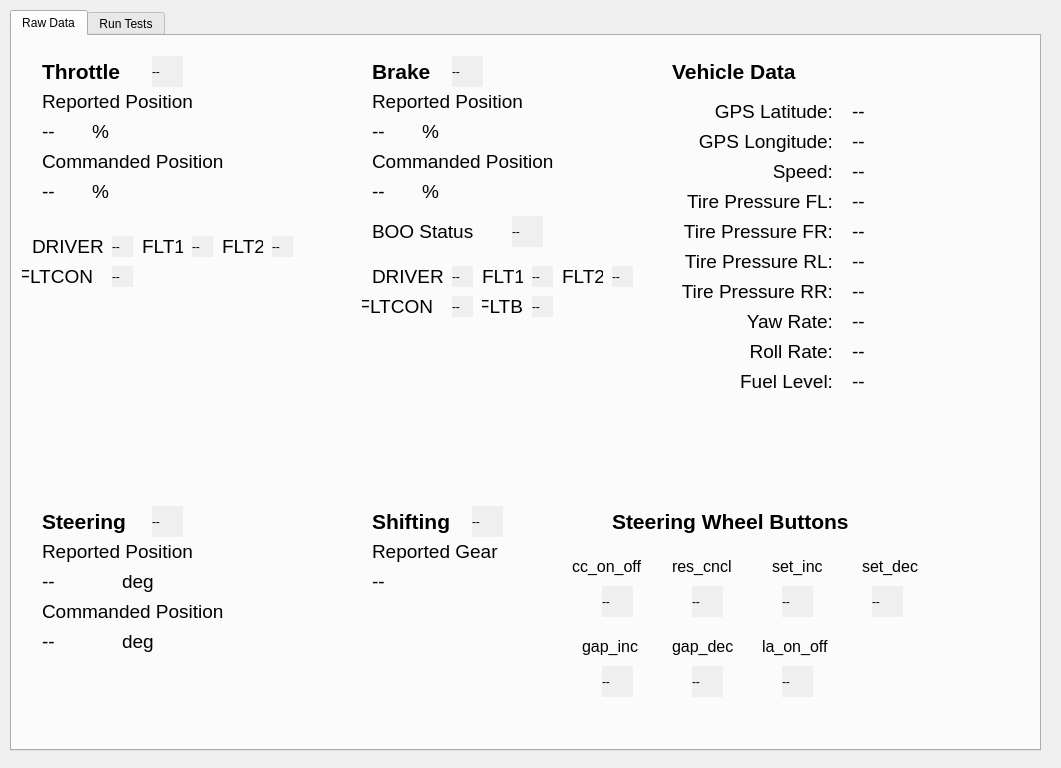
<?xml version="1.0" encoding="UTF-8"?>
<ui version="4.0">
 <class>Form</class>
 <widget class="QWidget" name="Form">
  <property name="geometry">
   <rect>
    <x>0</x>
    <y>0</y>
    <width>1061</width>
    <height>768</height>
   </rect>
  </property>
  <property name="windowTitle">
   <string>Dataspeed MKZ Validation Tool</string>
  </property>
  <widget class="QTabWidget" name="tabWidget">
   <property name="geometry">
    <rect>
     <x>10</x>
     <y>10</y>
     <width>1031</width>
     <height>741</height>
    </rect>
   </property>
   <property name="tabShape">
    <enum>QTabWidget::Rounded</enum>
   </property>
   <property name="currentIndex">
    <number>0</number>
   </property>
   <widget class="QWidget" name="tab_raw_data">
    <attribute name="title">
     <string>Raw Data</string>
    </attribute>
    <widget class="QLabel" name="label">
     <property name="geometry">
      <rect>
       <x>30</x>
       <y>20</y>
       <width>91</width>
       <height>31</height>
      </rect>
     </property>
     <property name="font">
      <font>
       <pointsize>16</pointsize>
       <weight>75</weight>
       <bold>true</bold>
      </font>
     </property>
     <property name="text">
      <string>Throttle</string>
     </property>
    </widget>
    <widget class="QLabel" name="label_2">
     <property name="geometry">
      <rect>
       <x>360</x>
       <y>20</y>
       <width>91</width>
       <height>31</height>
      </rect>
     </property>
     <property name="font">
      <font>
       <pointsize>16</pointsize>
       <weight>75</weight>
       <bold>true</bold>
      </font>
     </property>
     <property name="text">
      <string>Brake</string>
     </property>
    </widget>
    <widget class="QLabel" name="label_3">
     <property name="geometry">
      <rect>
       <x>30</x>
       <y>470</y>
       <width>91</width>
       <height>31</height>
      </rect>
     </property>
     <property name="font">
      <font>
       <pointsize>16</pointsize>
       <weight>75</weight>
       <bold>true</bold>
      </font>
     </property>
     <property name="text">
      <string>Steering</string>
     </property>
    </widget>
    <widget class="QLabel" name="label_4">
     <property name="geometry">
      <rect>
       <x>360</x>
       <y>470</y>
       <width>91</width>
       <height>31</height>
      </rect>
     </property>
     <property name="font">
      <font>
       <pointsize>16</pointsize>
       <weight>75</weight>
       <bold>true</bold>
      </font>
     </property>
     <property name="text">
      <string>Shifting</string>
     </property>
    </widget>
    <widget class="QLabel" name="label_6">
     <property name="geometry">
      <rect>
       <x>660</x>
       <y>20</y>
       <width>141</width>
       <height>31</height>
      </rect>
     </property>
     <property name="font">
      <font>
       <pointsize>16</pointsize>
       <weight>75</weight>
       <bold>true</bold>
      </font>
     </property>
     <property name="text">
      <string>Vehicle Data</string>
     </property>
    </widget>
    <widget class="QLabel" name="throttle_report_lbl">
     <property name="geometry">
      <rect>
       <x>30</x>
       <y>80</y>
       <width>51</width>
       <height>31</height>
      </rect>
     </property>
     <property name="font">
      <font>
       <pointsize>14</pointsize>
      </font>
     </property>
     <property name="text">
      <string>--</string>
     </property>
    </widget>
    <widget class="QLabel" name="label_8">
     <property name="geometry">
      <rect>
       <x>80</x>
       <y>80</y>
       <width>21</width>
       <height>31</height>
      </rect>
     </property>
     <property name="font">
      <font>
       <pointsize>14</pointsize>
      </font>
     </property>
     <property name="text">
      <string>%</string>
     </property>
    </widget>
    <widget class="QLabel" name="label_7">
     <property name="geometry">
      <rect>
       <x>30</x>
       <y>50</y>
       <width>161</width>
       <height>31</height>
      </rect>
     </property>
     <property name="font">
      <font>
       <pointsize>14</pointsize>
      </font>
     </property>
     <property name="text">
      <string>Reported Position</string>
     </property>
    </widget>
    <widget class="QLabel" name="label_9">
     <property name="geometry">
      <rect>
       <x>80</x>
       <y>140</y>
       <width>21</width>
       <height>31</height>
      </rect>
     </property>
     <property name="font">
      <font>
       <pointsize>14</pointsize>
      </font>
     </property>
     <property name="text">
      <string>%</string>
     </property>
    </widget>
    <widget class="QLabel" name="label_10">
     <property name="geometry">
      <rect>
       <x>30</x>
       <y>110</y>
       <width>191</width>
       <height>31</height>
      </rect>
     </property>
     <property name="font">
      <font>
       <pointsize>14</pointsize>
      </font>
     </property>
     <property name="text">
      <string>Commanded Position</string>
     </property>
    </widget>
    <widget class="QLabel" name="throttle_cmd_lbl">
     <property name="geometry">
      <rect>
       <x>30</x>
       <y>140</y>
       <width>51</width>
       <height>31</height>
      </rect>
     </property>
     <property name="font">
      <font>
       <pointsize>14</pointsize>
      </font>
     </property>
     <property name="text">
      <string>--</string>
     </property>
    </widget>
    <widget class="QLabel" name="label_11">
     <property name="geometry">
      <rect>
       <x>360</x>
       <y>110</y>
       <width>191</width>
       <height>31</height>
      </rect>
     </property>
     <property name="font">
      <font>
       <pointsize>14</pointsize>
      </font>
     </property>
     <property name="text">
      <string>Commanded Position</string>
     </property>
    </widget>
    <widget class="QLabel" name="label_12">
     <property name="geometry">
      <rect>
       <x>410</x>
       <y>80</y>
       <width>21</width>
       <height>31</height>
      </rect>
     </property>
     <property name="font">
      <font>
       <pointsize>14</pointsize>
      </font>
     </property>
     <property name="text">
      <string>%</string>
     </property>
    </widget>
    <widget class="QLabel" name="brake_cmd_lbl">
     <property name="geometry">
      <rect>
       <x>360</x>
       <y>140</y>
       <width>51</width>
       <height>31</height>
      </rect>
     </property>
     <property name="font">
      <font>
       <pointsize>14</pointsize>
      </font>
     </property>
     <property name="text">
      <string>--</string>
     </property>
    </widget>
    <widget class="QLabel" name="label_13">
     <property name="geometry">
      <rect>
       <x>410</x>
       <y>140</y>
       <width>21</width>
       <height>31</height>
      </rect>
     </property>
     <property name="font">
      <font>
       <pointsize>14</pointsize>
      </font>
     </property>
     <property name="text">
      <string>%</string>
     </property>
    </widget>
    <widget class="QLabel" name="label_14">
     <property name="geometry">
      <rect>
       <x>360</x>
       <y>50</y>
       <width>161</width>
       <height>31</height>
      </rect>
     </property>
     <property name="font">
      <font>
       <pointsize>14</pointsize>
      </font>
     </property>
     <property name="text">
      <string>Reported Position</string>
     </property>
    </widget>
    <widget class="QLabel" name="brake_report_lbl">
     <property name="geometry">
      <rect>
       <x>360</x>
       <y>80</y>
       <width>51</width>
       <height>31</height>
      </rect>
     </property>
     <property name="font">
      <font>
       <pointsize>14</pointsize>
      </font>
     </property>
     <property name="text">
      <string>--</string>
     </property>
    </widget>
    <widget class="QLabel" name="boo_led">
     <property name="geometry">
      <rect>
       <x>500</x>
       <y>180</y>
       <width>31</width>
       <height>31</height>
      </rect>
     </property>
     <property name="autoFillBackground">
      <bool>true</bool>
     </property>
     <property name="text">
      <string>--</string>
     </property>
     <property name="textFormat">
      <enum>Qt::PlainText</enum>
     </property>
    </widget>
    <widget class="QLabel" name="label_15">
     <property name="geometry">
      <rect>
       <x>360</x>
       <y>180</y>
       <width>101</width>
       <height>31</height>
      </rect>
     </property>
     <property name="font">
      <font>
       <pointsize>14</pointsize>
      </font>
     </property>
     <property name="text">
      <string>BOO Status</string>
     </property>
    </widget>
    <widget class="QLabel" name="label_16">
     <property name="geometry">
      <rect>
       <x>30</x>
       <y>560</y>
       <width>191</width>
       <height>31</height>
      </rect>
     </property>
     <property name="font">
      <font>
       <pointsize>14</pointsize>
      </font>
     </property>
     <property name="text">
      <string>Commanded Position</string>
     </property>
    </widget>
    <widget class="QLabel" name="steering_cmd_lbl">
     <property name="geometry">
      <rect>
       <x>30</x>
       <y>590</y>
       <width>61</width>
       <height>31</height>
      </rect>
     </property>
     <property name="font">
      <font>
       <pointsize>14</pointsize>
      </font>
     </property>
     <property name="text">
      <string>--</string>
     </property>
    </widget>
    <widget class="QLabel" name="label_17">
     <property name="geometry">
      <rect>
       <x>110</x>
       <y>530</y>
       <width>41</width>
       <height>31</height>
      </rect>
     </property>
     <property name="font">
      <font>
       <pointsize>14</pointsize>
      </font>
     </property>
     <property name="text">
      <string>deg</string>
     </property>
    </widget>
    <widget class="QLabel" name="label_18">
     <property name="geometry">
      <rect>
       <x>110</x>
       <y>590</y>
       <width>41</width>
       <height>31</height>
      </rect>
     </property>
     <property name="font">
      <font>
       <pointsize>14</pointsize>
      </font>
     </property>
     <property name="text">
      <string>deg</string>
     </property>
    </widget>
    <widget class="QLabel" name="label_19">
     <property name="geometry">
      <rect>
       <x>30</x>
       <y>500</y>
       <width>161</width>
       <height>31</height>
      </rect>
     </property>
     <property name="font">
      <font>
       <pointsize>14</pointsize>
      </font>
     </property>
     <property name="text">
      <string>Reported Position</string>
     </property>
    </widget>
    <widget class="QLabel" name="steering_report_lbl">
     <property name="geometry">
      <rect>
       <x>30</x>
       <y>530</y>
       <width>61</width>
       <height>31</height>
      </rect>
     </property>
     <property name="font">
      <font>
       <pointsize>14</pointsize>
      </font>
     </property>
     <property name="text">
      <string>--</string>
     </property>
    </widget>
    <widget class="QLabel" name="gear_report_lbl">
     <property name="geometry">
      <rect>
       <x>360</x>
       <y>530</y>
       <width>121</width>
       <height>31</height>
      </rect>
     </property>
     <property name="font">
      <font>
       <pointsize>14</pointsize>
      </font>
     </property>
     <property name="text">
      <string>--</string>
     </property>
    </widget>
    <widget class="QLabel" name="label_20">
     <property name="geometry">
      <rect>
       <x>360</x>
       <y>500</y>
       <width>161</width>
       <height>31</height>
      </rect>
     </property>
     <property name="font">
      <font>
       <pointsize>14</pointsize>
      </font>
     </property>
     <property name="text">
      <string>Reported Gear</string>
     </property>
    </widget>
    <widget class="QLabel" name="brake_led">
     <property name="geometry">
      <rect>
       <x>440</x>
       <y>20</y>
       <width>31</width>
       <height>31</height>
      </rect>
     </property>
     <property name="autoFillBackground">
      <bool>true</bool>
     </property>
     <property name="text">
      <string>--</string>
     </property>
     <property name="textFormat">
      <enum>Qt::PlainText</enum>
     </property>
    </widget>
    <widget class="QLabel" name="throttle_led">
     <property name="geometry">
      <rect>
       <x>140</x>
       <y>20</y>
       <width>31</width>
       <height>31</height>
      </rect>
     </property>
     <property name="autoFillBackground">
      <bool>true</bool>
     </property>
     <property name="text">
      <string>--</string>
     </property>
     <property name="textFormat">
      <enum>Qt::PlainText</enum>
     </property>
    </widget>
    <widget class="QLabel" name="steering_led">
     <property name="geometry">
      <rect>
       <x>140</x>
       <y>470</y>
       <width>31</width>
       <height>31</height>
      </rect>
     </property>
     <property name="autoFillBackground">
      <bool>true</bool>
     </property>
     <property name="text">
      <string>--</string>
     </property>
     <property name="textFormat">
      <enum>Qt::PlainText</enum>
     </property>
    </widget>
    <widget class="QLabel" name="gear_led">
     <property name="geometry">
      <rect>
       <x>460</x>
       <y>470</y>
       <width>31</width>
       <height>31</height>
      </rect>
     </property>
     <property name="autoFillBackground">
      <bool>true</bool>
     </property>
     <property name="text">
      <string>--</string>
     </property>
     <property name="textFormat">
      <enum>Qt::PlainText</enum>
     </property>
    </widget>
    <widget class="QLabel" name="label_21">
     <property name="geometry">
      <rect>
       <x>360</x>
       <y>220</y>
       <width>71</width>
       <height>41</height>
      </rect>
     </property>
     <property name="font">
      <font>
       <pointsize>14</pointsize>
      </font>
     </property>
     <property name="text">
      <string>DRIVER</string>
     </property>
    </widget>
    <widget class="QLabel" name="label_22">
     <property name="geometry">
      <rect>
       <x>470</x>
       <y>220</y>
       <width>41</width>
       <height>41</height>
      </rect>
     </property>
     <property name="font">
      <font>
       <pointsize>14</pointsize>
      </font>
     </property>
     <property name="text">
      <string>FLT1</string>
     </property>
    </widget>
    <widget class="QLabel" name="label_23">
     <property name="geometry">
      <rect>
       <x>550</x>
       <y>220</y>
       <width>41</width>
       <height>41</height>
      </rect>
     </property>
     <property name="font">
      <font>
       <pointsize>14</pointsize>
      </font>
     </property>
     <property name="text">
      <string>FLT2</string>
     </property>
    </widget>
    <widget class="QLabel" name="label_24">
     <property name="geometry">
      <rect>
       <x>350</x>
       <y>250</y>
       <width>71</width>
       <height>41</height>
      </rect>
     </property>
     <property name="font">
      <font>
       <pointsize>14</pointsize>
      </font>
     </property>
     <property name="text">
      <string>FLTCON</string>
     </property>
     <property name="alignment">
      <set>Qt::AlignRight|Qt::AlignTrailing|Qt::AlignVCenter</set>
     </property>
    </widget>
    <widget class="QLabel" name="brake_driver_led">
     <property name="geometry">
      <rect>
       <x>440</x>
       <y>230</y>
       <width>21</width>
       <height>21</height>
      </rect>
     </property>
     <property name="autoFillBackground">
      <bool>true</bool>
     </property>
     <property name="text">
      <string>--</string>
     </property>
     <property name="textFormat">
      <enum>Qt::PlainText</enum>
     </property>
    </widget>
    <widget class="QLabel" name="brake_flt1_led">
     <property name="geometry">
      <rect>
       <x>520</x>
       <y>230</y>
       <width>21</width>
       <height>21</height>
      </rect>
     </property>
     <property name="autoFillBackground">
      <bool>true</bool>
     </property>
     <property name="text">
      <string>--</string>
     </property>
     <property name="textFormat">
      <enum>Qt::PlainText</enum>
     </property>
    </widget>
    <widget class="QLabel" name="brake_flt2_led">
     <property name="geometry">
      <rect>
       <x>600</x>
       <y>230</y>
       <width>21</width>
       <height>21</height>
      </rect>
     </property>
     <property name="autoFillBackground">
      <bool>true</bool>
     </property>
     <property name="text">
      <string>--</string>
     </property>
     <property name="textFormat">
      <enum>Qt::PlainText</enum>
     </property>
    </widget>
    <widget class="QLabel" name="brake_fltcon_led">
     <property name="geometry">
      <rect>
       <x>440</x>
       <y>260</y>
       <width>21</width>
       <height>21</height>
      </rect>
     </property>
     <property name="autoFillBackground">
      <bool>true</bool>
     </property>
     <property name="text">
      <string>--</string>
     </property>
     <property name="textFormat">
      <enum>Qt::PlainText</enum>
     </property>
    </widget>
    <widget class="QLabel" name="label_25">
     <property name="geometry">
      <rect>
       <x>470</x>
       <y>250</y>
       <width>41</width>
       <height>41</height>
      </rect>
     </property>
     <property name="font">
      <font>
       <pointsize>14</pointsize>
      </font>
     </property>
     <property name="text">
      <string>FLTB</string>
     </property>
     <property name="alignment">
      <set>Qt::AlignRight|Qt::AlignTrailing|Qt::AlignVCenter</set>
     </property>
    </widget>
    <widget class="QLabel" name="brake_fltb_led">
     <property name="geometry">
      <rect>
       <x>520</x>
       <y>260</y>
       <width>21</width>
       <height>21</height>
      </rect>
     </property>
     <property name="autoFillBackground">
      <bool>true</bool>
     </property>
     <property name="text">
      <string>--</string>
     </property>
     <property name="textFormat">
      <enum>Qt::PlainText</enum>
     </property>
    </widget>
    <widget class="QLabel" name="label_26">
     <property name="geometry">
      <rect>
       <x>130</x>
       <y>190</y>
       <width>41</width>
       <height>41</height>
      </rect>
     </property>
     <property name="font">
      <font>
       <pointsize>14</pointsize>
      </font>
     </property>
     <property name="text">
      <string>FLT1</string>
     </property>
    </widget>
    <widget class="QLabel" name="throttle_flt2_led">
     <property name="geometry">
      <rect>
       <x>260</x>
       <y>200</y>
       <width>21</width>
       <height>21</height>
      </rect>
     </property>
     <property name="autoFillBackground">
      <bool>true</bool>
     </property>
     <property name="text">
      <string>--</string>
     </property>
     <property name="textFormat">
      <enum>Qt::PlainText</enum>
     </property>
    </widget>
    <widget class="QLabel" name="label_27">
     <property name="geometry">
      <rect>
       <x>20</x>
       <y>190</y>
       <width>71</width>
       <height>41</height>
      </rect>
     </property>
     <property name="font">
      <font>
       <pointsize>14</pointsize>
      </font>
     </property>
     <property name="text">
      <string>DRIVER</string>
     </property>
    </widget>
    <widget class="QLabel" name="throttle_fltcon_led">
     <property name="geometry">
      <rect>
       <x>100</x>
       <y>230</y>
       <width>21</width>
       <height>21</height>
      </rect>
     </property>
     <property name="autoFillBackground">
      <bool>true</bool>
     </property>
     <property name="text">
      <string>--</string>
     </property>
     <property name="textFormat">
      <enum>Qt::PlainText</enum>
     </property>
    </widget>
    <widget class="QLabel" name="throttle_driver_led">
     <property name="geometry">
      <rect>
       <x>100</x>
       <y>200</y>
       <width>21</width>
       <height>21</height>
      </rect>
     </property>
     <property name="autoFillBackground">
      <bool>true</bool>
     </property>
     <property name="text">
      <string>--</string>
     </property>
     <property name="textFormat">
      <enum>Qt::PlainText</enum>
     </property>
    </widget>
    <widget class="QLabel" name="throttle_flt1_led">
     <property name="geometry">
      <rect>
       <x>180</x>
       <y>200</y>
       <width>21</width>
       <height>21</height>
      </rect>
     </property>
     <property name="autoFillBackground">
      <bool>true</bool>
     </property>
     <property name="text">
      <string>--</string>
     </property>
     <property name="textFormat">
      <enum>Qt::PlainText</enum>
     </property>
    </widget>
    <widget class="QLabel" name="label_29">
     <property name="geometry">
      <rect>
       <x>210</x>
       <y>190</y>
       <width>41</width>
       <height>41</height>
      </rect>
     </property>
     <property name="font">
      <font>
       <pointsize>14</pointsize>
      </font>
     </property>
     <property name="text">
      <string>FLT2</string>
     </property>
    </widget>
    <widget class="QLabel" name="label_30">
     <property name="geometry">
      <rect>
       <x>10</x>
       <y>220</y>
       <width>71</width>
       <height>41</height>
      </rect>
     </property>
     <property name="font">
      <font>
       <pointsize>14</pointsize>
      </font>
     </property>
     <property name="text">
      <string>FLTCON</string>
     </property>
     <property name="alignment">
      <set>Qt::AlignRight|Qt::AlignTrailing|Qt::AlignVCenter</set>
     </property>
    </widget>
    <widget class="QLabel" name="label_28">
     <property name="geometry">
      <rect>
       <x>660</x>
       <y>60</y>
       <width>161</width>
       <height>31</height>
      </rect>
     </property>
     <property name="font">
      <font>
       <pointsize>14</pointsize>
      </font>
     </property>
     <property name="text">
      <string>GPS Latitude:</string>
     </property>
     <property name="alignment">
      <set>Qt::AlignRight|Qt::AlignTrailing|Qt::AlignVCenter</set>
     </property>
    </widget>
    <widget class="QLabel" name="label_31">
     <property name="geometry">
      <rect>
       <x>660</x>
       <y>90</y>
       <width>161</width>
       <height>31</height>
      </rect>
     </property>
     <property name="font">
      <font>
       <pointsize>14</pointsize>
      </font>
     </property>
     <property name="text">
      <string>GPS Longitude:</string>
     </property>
     <property name="alignment">
      <set>Qt::AlignRight|Qt::AlignTrailing|Qt::AlignVCenter</set>
     </property>
    </widget>
    <widget class="QLabel" name="label_32">
     <property name="geometry">
      <rect>
       <x>660</x>
       <y>120</y>
       <width>161</width>
       <height>31</height>
      </rect>
     </property>
     <property name="font">
      <font>
       <pointsize>14</pointsize>
      </font>
     </property>
     <property name="text">
      <string>Speed:</string>
     </property>
     <property name="alignment">
      <set>Qt::AlignRight|Qt::AlignTrailing|Qt::AlignVCenter</set>
     </property>
    </widget>
    <widget class="QLabel" name="label_33">
     <property name="geometry">
      <rect>
       <x>660</x>
       <y>150</y>
       <width>161</width>
       <height>31</height>
      </rect>
     </property>
     <property name="font">
      <font>
       <pointsize>14</pointsize>
      </font>
     </property>
     <property name="text">
      <string>Tire Pressure FL:</string>
     </property>
     <property name="alignment">
      <set>Qt::AlignRight|Qt::AlignTrailing|Qt::AlignVCenter</set>
     </property>
    </widget>
    <widget class="QLabel" name="label_34">
     <property name="geometry">
      <rect>
       <x>660</x>
       <y>180</y>
       <width>161</width>
       <height>31</height>
      </rect>
     </property>
     <property name="font">
      <font>
       <pointsize>14</pointsize>
      </font>
     </property>
     <property name="text">
      <string>Tire Pressure FR:</string>
     </property>
     <property name="alignment">
      <set>Qt::AlignRight|Qt::AlignTrailing|Qt::AlignVCenter</set>
     </property>
    </widget>
    <widget class="QLabel" name="label_35">
     <property name="geometry">
      <rect>
       <x>660</x>
       <y>210</y>
       <width>161</width>
       <height>31</height>
      </rect>
     </property>
     <property name="font">
      <font>
       <pointsize>14</pointsize>
      </font>
     </property>
     <property name="text">
      <string>Tire Pressure RL:</string>
     </property>
     <property name="alignment">
      <set>Qt::AlignRight|Qt::AlignTrailing|Qt::AlignVCenter</set>
     </property>
    </widget>
    <widget class="QLabel" name="label_36">
     <property name="geometry">
      <rect>
       <x>660</x>
       <y>240</y>
       <width>161</width>
       <height>31</height>
      </rect>
     </property>
     <property name="font">
      <font>
       <pointsize>14</pointsize>
      </font>
     </property>
     <property name="text">
      <string>Tire Pressure RR:</string>
     </property>
     <property name="alignment">
      <set>Qt::AlignRight|Qt::AlignTrailing|Qt::AlignVCenter</set>
     </property>
    </widget>
    <widget class="QLabel" name="label_37">
     <property name="geometry">
      <rect>
       <x>600</x>
       <y>470</y>
       <width>251</width>
       <height>31</height>
      </rect>
     </property>
     <property name="font">
      <font>
       <pointsize>16</pointsize>
       <weight>75</weight>
       <bold>true</bold>
      </font>
     </property>
     <property name="text">
      <string>Steering Wheel Buttons</string>
     </property>
    </widget>
    <widget class="QLabel" name="label_38">
     <property name="geometry">
      <rect>
       <x>760</x>
       <y>510</y>
       <width>51</width>
       <height>41</height>
      </rect>
     </property>
     <property name="font">
      <font>
       <pointsize>12</pointsize>
      </font>
     </property>
     <property name="text">
      <string>set_inc</string>
     </property>
    </widget>
    <widget class="QLabel" name="label_39">
     <property name="geometry">
      <rect>
       <x>850</x>
       <y>510</y>
       <width>61</width>
       <height>41</height>
      </rect>
     </property>
     <property name="font">
      <font>
       <pointsize>12</pointsize>
      </font>
     </property>
     <property name="text">
      <string>set_dec</string>
     </property>
    </widget>
    <widget class="QLabel" name="label_40">
     <property name="geometry">
      <rect>
       <x>570</x>
       <y>590</y>
       <width>61</width>
       <height>41</height>
      </rect>
     </property>
     <property name="font">
      <font>
       <pointsize>12</pointsize>
      </font>
     </property>
     <property name="text">
      <string>gap_inc</string>
     </property>
    </widget>
    <widget class="QLabel" name="label_41">
     <property name="geometry">
      <rect>
       <x>660</x>
       <y>590</y>
       <width>61</width>
       <height>41</height>
      </rect>
     </property>
     <property name="font">
      <font>
       <pointsize>12</pointsize>
      </font>
     </property>
     <property name="text">
      <string>gap_dec</string>
     </property>
    </widget>
    <widget class="QLabel" name="label_42">
     <property name="geometry">
      <rect>
       <x>750</x>
       <y>590</y>
       <width>71</width>
       <height>41</height>
      </rect>
     </property>
     <property name="font">
      <font>
       <pointsize>12</pointsize>
      </font>
     </property>
     <property name="text">
      <string>la_on_off</string>
     </property>
    </widget>
    <widget class="QLabel" name="set_inc_led">
     <property name="geometry">
      <rect>
       <x>770</x>
       <y>550</y>
       <width>31</width>
       <height>31</height>
      </rect>
     </property>
     <property name="autoFillBackground">
      <bool>true</bool>
     </property>
     <property name="text">
      <string>--</string>
     </property>
     <property name="textFormat">
      <enum>Qt::PlainText</enum>
     </property>
    </widget>
    <widget class="QLabel" name="set_dec_led">
     <property name="geometry">
      <rect>
       <x>860</x>
       <y>550</y>
       <width>31</width>
       <height>31</height>
      </rect>
     </property>
     <property name="autoFillBackground">
      <bool>true</bool>
     </property>
     <property name="text">
      <string>--</string>
     </property>
     <property name="textFormat">
      <enum>Qt::PlainText</enum>
     </property>
    </widget>
    <widget class="QLabel" name="gap_inc_led">
     <property name="geometry">
      <rect>
       <x>590</x>
       <y>630</y>
       <width>31</width>
       <height>31</height>
      </rect>
     </property>
     <property name="autoFillBackground">
      <bool>true</bool>
     </property>
     <property name="text">
      <string>--</string>
     </property>
     <property name="textFormat">
      <enum>Qt::PlainText</enum>
     </property>
    </widget>
    <widget class="QLabel" name="gap_dec_led">
     <property name="geometry">
      <rect>
       <x>680</x>
       <y>630</y>
       <width>31</width>
       <height>31</height>
      </rect>
     </property>
     <property name="autoFillBackground">
      <bool>true</bool>
     </property>
     <property name="text">
      <string>--</string>
     </property>
     <property name="textFormat">
      <enum>Qt::PlainText</enum>
     </property>
    </widget>
    <widget class="QLabel" name="la_on_off_led">
     <property name="geometry">
      <rect>
       <x>770</x>
       <y>630</y>
       <width>31</width>
       <height>31</height>
      </rect>
     </property>
     <property name="autoFillBackground">
      <bool>true</bool>
     </property>
     <property name="text">
      <string>--</string>
     </property>
     <property name="textFormat">
      <enum>Qt::PlainText</enum>
     </property>
    </widget>
    <widget class="QLabel" name="res_cncl_led">
     <property name="geometry">
      <rect>
       <x>680</x>
       <y>550</y>
       <width>31</width>
       <height>31</height>
      </rect>
     </property>
     <property name="autoFillBackground">
      <bool>true</bool>
     </property>
     <property name="text">
      <string>--</string>
     </property>
     <property name="textFormat">
      <enum>Qt::PlainText</enum>
     </property>
    </widget>
    <widget class="QLabel" name="label_43">
     <property name="geometry">
      <rect>
       <x>660</x>
       <y>510</y>
       <width>61</width>
       <height>41</height>
      </rect>
     </property>
     <property name="font">
      <font>
       <pointsize>12</pointsize>
      </font>
     </property>
     <property name="text">
      <string>res_cncl</string>
     </property>
    </widget>
    <widget class="QLabel" name="on_off_led">
     <property name="geometry">
      <rect>
       <x>590</x>
       <y>550</y>
       <width>31</width>
       <height>31</height>
      </rect>
     </property>
     <property name="autoFillBackground">
      <bool>true</bool>
     </property>
     <property name="text">
      <string>--</string>
     </property>
     <property name="textFormat">
      <enum>Qt::PlainText</enum>
     </property>
    </widget>
    <widget class="QLabel" name="label_44">
     <property name="geometry">
      <rect>
       <x>560</x>
       <y>510</y>
       <width>81</width>
       <height>41</height>
      </rect>
     </property>
     <property name="font">
      <font>
       <pointsize>12</pointsize>
      </font>
     </property>
     <property name="text">
      <string>cc_on_off</string>
     </property>
    </widget>
    <widget class="QLabel" name="lat_lbl">
     <property name="geometry">
      <rect>
       <x>840</x>
       <y>60</y>
       <width>161</width>
       <height>31</height>
      </rect>
     </property>
     <property name="font">
      <font>
       <pointsize>14</pointsize>
      </font>
     </property>
     <property name="text">
      <string>--</string>
     </property>
     <property name="alignment">
      <set>Qt::AlignLeading|Qt::AlignLeft|Qt::AlignVCenter</set>
     </property>
    </widget>
    <widget class="QLabel" name="lon_lbl">
     <property name="geometry">
      <rect>
       <x>840</x>
       <y>90</y>
       <width>161</width>
       <height>31</height>
      </rect>
     </property>
     <property name="font">
      <font>
       <pointsize>14</pointsize>
      </font>
     </property>
     <property name="text">
      <string>--</string>
     </property>
     <property name="alignment">
      <set>Qt::AlignLeading|Qt::AlignLeft|Qt::AlignVCenter</set>
     </property>
    </widget>
    <widget class="QLabel" name="speed_lbl">
     <property name="geometry">
      <rect>
       <x>840</x>
       <y>120</y>
       <width>161</width>
       <height>31</height>
      </rect>
     </property>
     <property name="font">
      <font>
       <pointsize>14</pointsize>
      </font>
     </property>
     <property name="text">
      <string>--</string>
     </property>
     <property name="alignment">
      <set>Qt::AlignLeading|Qt::AlignLeft|Qt::AlignVCenter</set>
     </property>
    </widget>
    <widget class="QLabel" name="fl_pressure_lbl">
     <property name="geometry">
      <rect>
       <x>840</x>
       <y>150</y>
       <width>161</width>
       <height>31</height>
      </rect>
     </property>
     <property name="font">
      <font>
       <pointsize>14</pointsize>
      </font>
     </property>
     <property name="text">
      <string>--</string>
     </property>
     <property name="alignment">
      <set>Qt::AlignLeading|Qt::AlignLeft|Qt::AlignVCenter</set>
     </property>
    </widget>
    <widget class="QLabel" name="fr_pressure_lbl">
     <property name="geometry">
      <rect>
       <x>840</x>
       <y>180</y>
       <width>161</width>
       <height>31</height>
      </rect>
     </property>
     <property name="font">
      <font>
       <pointsize>14</pointsize>
      </font>
     </property>
     <property name="text">
      <string>--</string>
     </property>
     <property name="alignment">
      <set>Qt::AlignLeading|Qt::AlignLeft|Qt::AlignVCenter</set>
     </property>
    </widget>
    <widget class="QLabel" name="rl_pressure_lbl">
     <property name="geometry">
      <rect>
       <x>840</x>
       <y>210</y>
       <width>161</width>
       <height>31</height>
      </rect>
     </property>
     <property name="font">
      <font>
       <pointsize>14</pointsize>
      </font>
     </property>
     <property name="text">
      <string>--</string>
     </property>
     <property name="alignment">
      <set>Qt::AlignLeading|Qt::AlignLeft|Qt::AlignVCenter</set>
     </property>
    </widget>
    <widget class="QLabel" name="rr_pressure_lbl">
     <property name="geometry">
      <rect>
       <x>840</x>
       <y>240</y>
       <width>161</width>
       <height>31</height>
      </rect>
     </property>
     <property name="font">
      <font>
       <pointsize>14</pointsize>
      </font>
     </property>
     <property name="text">
      <string>--</string>
     </property>
     <property name="alignment">
      <set>Qt::AlignLeading|Qt::AlignLeft|Qt::AlignVCenter</set>
     </property>
    </widget>
    <widget class="QLabel" name="label_45">
     <property name="geometry">
      <rect>
       <x>660</x>
       <y>270</y>
       <width>161</width>
       <height>31</height>
      </rect>
     </property>
     <property name="font">
      <font>
       <pointsize>14</pointsize>
      </font>
     </property>
     <property name="text">
      <string>Yaw Rate:</string>
     </property>
     <property name="alignment">
      <set>Qt::AlignRight|Qt::AlignTrailing|Qt::AlignVCenter</set>
     </property>
    </widget>
    <widget class="QLabel" name="yaw_rate_lbl">
     <property name="geometry">
      <rect>
       <x>840</x>
       <y>270</y>
       <width>161</width>
       <height>31</height>
      </rect>
     </property>
     <property name="font">
      <font>
       <pointsize>14</pointsize>
      </font>
     </property>
     <property name="text">
      <string>--</string>
     </property>
     <property name="alignment">
      <set>Qt::AlignLeading|Qt::AlignLeft|Qt::AlignVCenter</set>
     </property>
    </widget>
    <widget class="QLabel" name="label_46">
     <property name="geometry">
      <rect>
       <x>660</x>
       <y>300</y>
       <width>161</width>
       <height>31</height>
      </rect>
     </property>
     <property name="font">
      <font>
       <pointsize>14</pointsize>
      </font>
     </property>
     <property name="text">
      <string>Roll Rate:</string>
     </property>
     <property name="alignment">
      <set>Qt::AlignRight|Qt::AlignTrailing|Qt::AlignVCenter</set>
     </property>
    </widget>
    <widget class="QLabel" name="roll_rate_lbl">
     <property name="geometry">
      <rect>
       <x>840</x>
       <y>300</y>
       <width>161</width>
       <height>31</height>
      </rect>
     </property>
     <property name="font">
      <font>
       <pointsize>14</pointsize>
      </font>
     </property>
     <property name="text">
      <string>--</string>
     </property>
     <property name="alignment">
      <set>Qt::AlignLeading|Qt::AlignLeft|Qt::AlignVCenter</set>
     </property>
    </widget>
    <widget class="QLabel" name="label_47">
     <property name="geometry">
      <rect>
       <x>660</x>
       <y>330</y>
       <width>161</width>
       <height>31</height>
      </rect>
     </property>
     <property name="font">
      <font>
       <pointsize>14</pointsize>
      </font>
     </property>
     <property name="text">
      <string>Fuel Level:</string>
     </property>
     <property name="alignment">
      <set>Qt::AlignRight|Qt::AlignTrailing|Qt::AlignVCenter</set>
     </property>
    </widget>
    <widget class="QLabel" name="fuel_lbl">
     <property name="geometry">
      <rect>
       <x>840</x>
       <y>330</y>
       <width>161</width>
       <height>31</height>
      </rect>
     </property>
     <property name="font">
      <font>
       <pointsize>14</pointsize>
      </font>
     </property>
     <property name="text">
      <string>--</string>
     </property>
     <property name="alignment">
      <set>Qt::AlignLeading|Qt::AlignLeft|Qt::AlignVCenter</set>
     </property>
    </widget>
   </widget>
   <widget class="QWidget" name="tab_tests">
    <attribute name="title">
     <string>Run Tests</string>
    </attribute>
   </widget>
  </widget>
 </widget>
 <resources/>
 <connections/>
</ui>
